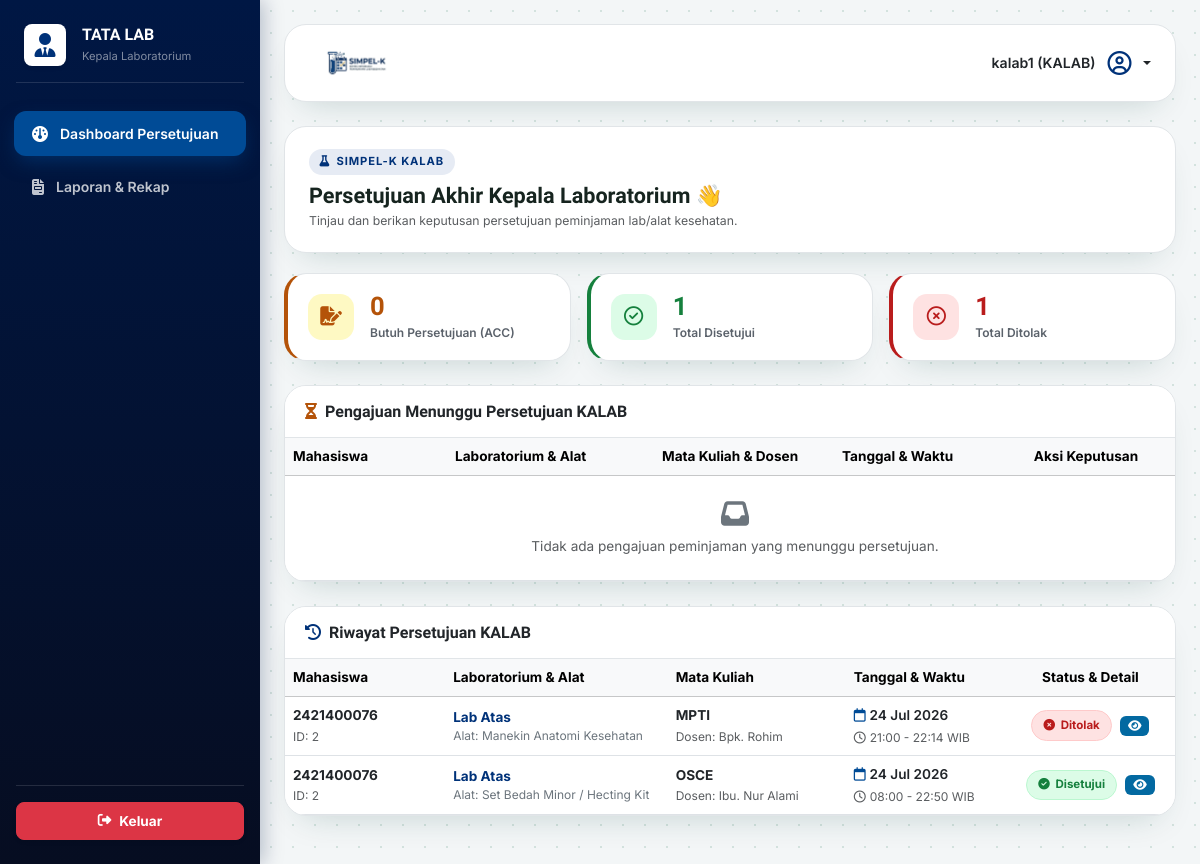
/kalab/dashboard/ (signed in), run on an earlier commit of the app's database.
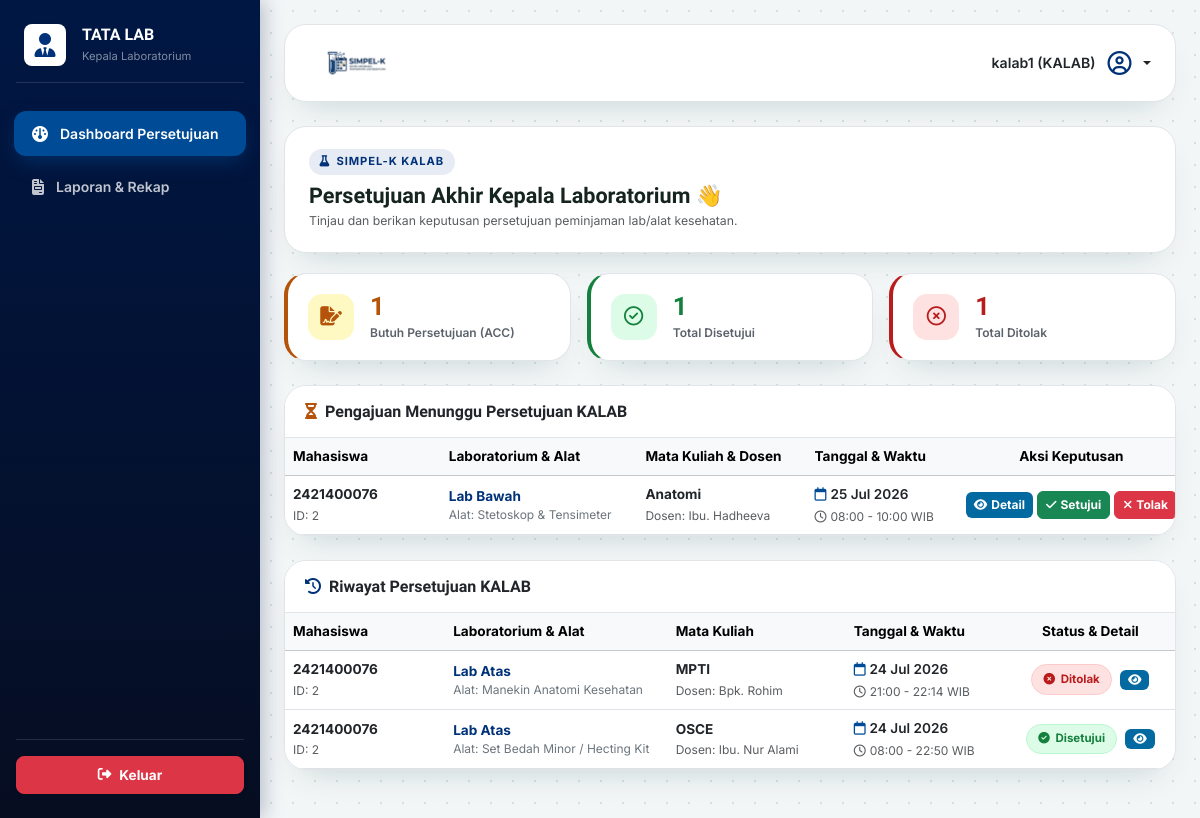
And on a later commit of the database.
### core_auth/models.py (models this page shows, shortened)
class Peminjaman(models.Model):
    STATUS_CHOICES = [
        ('pending', 'Menunggu Validasi ASLAB'),
        ('verified', 'Menunggu Persetujuan KALAB'),
        ('disetujui', 'Disetujui / Jadwal Dikunci'),
        ('ditolak', 'Ditolak'),
        ('selesai', 'Selesai / Sudah Dikembalikan'),
    ]
    mahasiswa = models.ForeignKey(settings.AUTH_USER_MODEL, on_delete=models.CASCADE, related_name='peminjaman_mahasiswa')
    ruang_lab = models.ForeignKey(RuangLab, on_delete=models.CASCADE)
    alat_bahan = models.ForeignKey(AlatBahan, on_delete=models.PROTECT)
    keperluan = models.TextField()
    nama_dosen = models.CharField(max_length=100)
    mata_kuliah = models.CharField(max_length=100)
    tanggal_pinjam = models.DateField()
    wkt_mulai = models.TimeField()
    wkt_akhir = models.TimeField()
    status = models.CharField(max_length=20, choices=STATUS_CHOICES, default='pending')
    di_validasi_oleh = models.ForeignKey(
        settings.AUTH_USER_MODEL,
        on_delete=models.SET_NULL,
        blank=True,
        null=True,
        related_name='aslab_verifikator'
    )
    tgl_pengajuan = models.DateTimeField(auto_now_add=True)
    catatan_tolak = models.TextField(blank=True, null=True)

class User(AbstractUser):
    ROLE_CHOICES = [
        ('mahasiswa', 'Mahasiswa/PJMK'),
        ('aslab', 'Asisten Laboratorium'),
        ('kaleb', 'Kepala Laboratorium'),
    ]
    role = models.CharField(max_length=20, choices=ROLE_CHOICES, default='mahasiswa')
    nim = models.CharField(max_length=20, blank=True, null=True, unique=True)
    prodi = models.CharField(max_length=50, blank=True, null=True)
    no_hp = models.CharField(max_length=15, blank=True, null=True)

class RuangLab(models.Model):
    nama_ruang = models.CharField(max_length=100)
    kapasitas = models.IntegerField()
    deskripsi = models.TextField(blank=True, null=True)

class AlatBahan(models.Model):
    nama_alat = models.CharField(max_length=100)
    stok_tersedia = models.IntegerField(default=0)
    satuan = models.CharField(max_length=20, default='Pcs')

### kalab/views.py (the view)
# urls.py: path('dashboard/', views.dashboard_kalab, name='dashboard'),
@login_required(login_url='core_auth:login')
def dashboard_kalab(request):
    target = cekk_role_kalab(request.user)
    if target:
        return redirect(target)
    antrean_persetujuan = Peminjaman.objects.filter(status='verified').order_by('-tanggal_pinjam')
    riwayat_peminjaman = Peminjaman.objects.filter(status__in=['disetujui', 'selesai', 'ditolak']).order_by('-tanggal_pinjam')
    total_butuh_acc = antrean_persetujuan.count()
    total_disetujui = Peminjaman.objects.filter(status__in=['disetujui', 'selesai']).count()
    total_ditolak = Peminjaman.objects.filter(status='ditolak').count()
    context = {
        'antrean_persetujuan': antrean_persetujuan,
        'riwayat_peminjaman': riwayat_peminjaman,
        'total_butuh_acc': total_butuh_acc,
        'total_disetujui': total_disetujui,
        'total_ditolak': total_ditolak,
    }
    return render(request, 'kalab/dashboard.html', context)

### kalab/views.py (called while the page is built)
def cekk_role_kalab(user):
    username_lower = user.username.lower()
    if 'aslab' in username_lower:
        return 'aslab:dashboard'
    elif 'kalab' not in username_lower and not user.groups.filter(name__iexact='KALAB').exists():
        return 'mahasiswa:dashboard'
    return None

### kalab/templates/kalab/dashboard.html (shortened to what the changed rows need)
{% load static %}
<!DOCTYPE html>
<html lang="id">
<head>
    <link href="https://cdn.jsdelivr.net/npm/bootstrap@5.3.2/dist/css/bootstrap.min.css" rel="stylesheet">
    <link rel="stylesheet" href="https://cdnjs.cloudflare.com/ajax/libs/font-awesome/6.4.2/css/all.min.css">
</head>
<body>
    <div class="main-content">
        <div class="row g-3 mb-4">
            <div class="col-12 col-sm-4">
                <div class="stat-card stat-card--pending">
                    <div>
                        <h3 class="stat-number">{{ total_butuh_acc }}</h3>
                        <span class="stat-label">Butuh Persetujuan (ACC)</span>
                    </div>
                </div>
            </div>
        </div>
        <div class="card card-custom mb-4">
            <div class="table-responsive">
                <table class="table table-hover align-middle mb-0" style="min-width: 900px; font-size: 0.85rem;">
                    <thead class="table-light text-secondary">
                        <tr>
                            <th style="width: 18%;">Mahasiswa</th>
                            <th style="width: 23%;">Laboratorium & Alat</th>
                            <th style="width: 20%;">Mata Kuliah & Dosen</th>
                            <th style="width: 17%;">Tanggal & Waktu</th>
                            <th style="width: 22%; text-align: center;">Aksi Keputusan</th>
                        </tr>
                    </thead>
                    <tbody>
                        {% for pinjam in antrean_persetujuan %}
                        <tr>
                            <td>
                                <div class="fw-bold text-dark">{{ pinjam.mahasiswa.username }}</div>
                                <small class="text-muted" style="font-size: 0.75rem;">ID: {{ pinjam.mahasiswa.id }}</small>
                            </td>
                            <td>
                                <div class="fw-bold" style="color: var(--teal-700);">{{ pinjam.ruang_lab.nama_ruang }}</div>
                                <small class="text-secondary d-block" style="font-size: 0.75rem;">Alat: {{ pinjam.alat_bahan.nama_alat }}</small>
                            </td>
                            <td>
                                <div class="fw-bold text-dark">{{ pinjam.mata_kuliah }}</div>
                                <small class="text-muted" style="font-size: 0.75rem;">Dosen: {% if pinjam.dosen %}{{ pinjam.dosen }}{% elif pinjam.nama_dosen %}{{ pinjam.nama_dosen }}{% else %}-{% endif %}</small>
                            </td>
                            <td>
                                <div class="fw-semibold text-dark mb-1">
                                    <i class="fa-regular fa-calendar me-1" style="color: var(--teal-600);"></i>{{ pinjam.tanggal_pinjam|date:"d M Y" }}
                                </div>
                                <small class="text-muted d-block" style="white-space: nowrap; font-size: 0.75rem;">
                                    <i class="fa-regular fa-clock me-1"></i>{{ pinjam.wkt_mulai|time:"H:i" }} - {{ pinjam.wkt_akhir|time:"H:i" }} WIB
                                </small>
                            </td>
                            <td class="text-center">
                                <div class="d-flex align-items-center justify-content-center gap-1 flex-nowrap">
                                    <button type="button" class="btn btn-action--detail btn-sm fw-bold px-2 py-1 rounded-2 d-inline-flex align-items-center justify-content-center" style="font-size: 0.75rem; white-space: nowrap;" data-bs-toggle="modal" data-bs-target="#modalDetailKalab{{ pinjam.id }}">
                                        <i class="fa-solid fa-eye me-1"></i> Detail
                                    </button>
                                    <a href="{% url 'kalab:persetujuan' pinjam.id 'acc' %}"
                                        class="btn btn-success btn-sm fw-bold px-2 py-1 rounded-2 d-inline-flex align-items-center justify-content-center" style="font-size: 0.75rem; white-space: nowrap;" onclick="return confirm('ACC peminjaman ini?');">
                                        <i class="fa-solid fa-check me-1"></i> Setujui
                                    </a>
                                    <a href="{% url 'kalab:persetujuan' pinjam.id 'tolak' %}"
                                        class="btn btn-danger btn-sm fw-bold px-2 py-1 rounded-2 d-inline-flex align-items-center justify-content-center" style="font-size: 0.75rem; white-space: nowrap;" onclick="return confirm('Tolak peminjaman ini?');">
                                        <i class="fa-solid fa-xmark me-1"></i> Tolak
                                    </a>
                                </div>
                            </td>
                        </tr>
                        {% empty %}
                        <tr>
                            <td colspan="5" class="text-center py-4 text-muted">
                                <i class="fa-solid fa-inbox fs-3 mb-2 d-block text-secondary"></i>
                                Tidak ada pengajuan peminjaman yang menunggu persetujuan.
                            </td>
                        </tr>
                        {% endfor %}
                    </tbody>
                </table>
            </div>
        </div>
        <div class="card card-custom mb-4">
            <div class="table-responsive">
                <table class="table table-hover align-middle mb-0" style="min-width: 850px; font-size: 0.85rem;">
                    <thead class="table-light text-secondary">
                        <tr>
                            <th style="width: 18%;">Mahasiswa</th>
                            <th style="width: 25%;">Laboratorium & Alat</th>
                            <th style="width: 20%;">Mata Kuliah</th>
                            <th style="width: 18%;">Tanggal & Waktu</th>
                            <th style="width: 19%; text-align: center;">Status & Detail</th>
                        </tr>
                    </thead>
                    <tbody>
                        {% for pinjam in riwayat_peminjaman %}
                        <tr>
                            <td>
                                <div class="fw-bold text-dark">{{ pinjam.mahasiswa.username }}</div>
                                <small class="text-muted" style="font-size: 0.75rem;">ID: {{ pinjam.mahasiswa.id }}</small>
                            </td>
                            <td>
                                <div class="fw-bold" style="color: var(--teal-700);">{{ pinjam.ruang_lab.nama_ruang }}</div>
                                <small class="text-secondary d-block" style="font-size: 0.75rem;">Alat: {{ pinjam.alat_bahan.nama_alat }}</small>
                            </td>
                            <td>
                                <div class="fw-bold text-dark">{{ pinjam.mata_kuliah }}</div>
                                <small class="text-muted" style="font-size: 0.75rem;">Dosen: {% if pinjam.dosen %}{{ pinjam.dosen }}{% elif pinjam.nama_dosen %}{{ pinjam.nama_dosen }}{% else %}-{% endif %}</small>
                            </td>
                            <td>
                                <div class="fw-semibold text-dark mb-1">
                                    <i class="fa-regular fa-calendar me-1" style="color: var(--teal-600);"></i>{{ pinjam.tanggal_pinjam|date:"d M Y" }}
                                </div>
                                <small class="text-muted d-block" style="white-space: nowrap; font-size: 0.75rem;">
                                    <i class="fa-regular fa-clock me-1"></i>{{ pinjam.wkt_mulai|time:"H:i" }} - {{ pinjam.wkt_akhir|time:"H:i" }} WIB
                                </small>
                            </td>
                            <td class="text-center">
                                <div class="d-flex align-items-center justify-content-center gap-2">
                                    {% if pinjam.status == 'disetujui' or pinjam.status == 'selesai' %}
                                    <span class="badge-status badge-status--approved">
                                        <i class="fa-solid fa-circle-check"></i> Disetujui
                                    </span>
                                    {% elif pinjam.status == 'ditolak' %}
                                    <span class="badge-status badge-status--rejected">
                                        <i class="fa-solid fa-circle-xmark"></i> Ditolak
                                    </span>
                                    {% else %}
                                    <span class="badge bg-secondary-subtle text-secondary px-2.5 py-1.5 rounded-pill fw-bold" style="font-size: 0.75rem;">
                                        {{ pinjam.status }}
                                    </span>
                                    {% endif %}
                                    <button type="button" class="btn btn-action--detail btn-sm fw-bold px-2 py-1 rounded-2 d-inline-flex align-items-center justify-content-center" style="font-size: 0.75rem;" data-bs-toggle="modal" data-bs-target="#modalDetailKalabRiw{{ pinjam.id }}">
                                        <i class="fa-solid fa-eye"></i>
                                    </button>
                                </div>
                            </td>
                        </tr>
                        {% empty %}
                        <tr>
                            <td colspan="5" class="text-center py-4 text-muted">
                                Belum ada riwayat persetujuan peminjaman.
                            </td>
                        </tr>
                        {% endfor %}
                    </tbody>
                </table>
            </div>
        </div>
    </div>
</body>
</html>

What changed in the data, as far as the page shows it:
added Peminjaman: mahasiswa.username "2421400076", mahasiswa.id "2", ruang_lab.nama_ruang "Lab Bawah", alat_bahan.nama_alat "Stetoskop & Tensimeter", mata_kuliah "Anatomi", nama_dosen "Ibu. Hadheeva", tanggal_pinjam "25 Jul 2026", wkt_mulai "08:00", wkt_akhir "10:00", shown under "Pengajuan Menunggu Persetujuan KALAB"
Also different on the page:
{{ total_butuh_acc }}: "0" → "1"
text no longer shown: "Tidak ada pengajuan peminjaman yang menunggu persetujuan."
